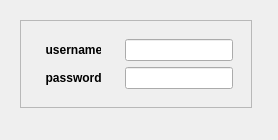
     <widget class="QWidget" name="tab_cms">
      <attribute name="title">
       <string>Cisco Meeting Server</string>
      </attribute>
      <layout class="QVBoxLayout" name="verticalLayout_5">
       <item>
        <widget class="QWidget" name="widget_22" native="true">
         <property name="sizePolicy">
          <sizepolicy hsizetype="Preferred" vsizetype="Minimum">
           <horstretch>0</horstretch>
           <verstretch>0</verstretch>
          </sizepolicy>
         </property>
         <property name="maximumSize">
          <size>
           <width>16777215</width>
           <height>120</height>
          </size>
         </property>
         <layout class="QHBoxLayout" name="horizontalLayout_13">
          <item>
           <widget class="QFrame" name="frame">
            <property name="maximumSize">
             <size>
              <width>240</width>
              <height>16777215</height>
             </size>
            </property>
            <property name="frameShape">
             <enum>QFrame::StyledPanel</enum>
            </property>
            <property name="frameShadow">
             <enum>QFrame::Raised</enum>
            </property>
            <layout class="QHBoxLayout" name="horizontalLayout_15">
             <item>
              <widget class="QWidget" name="widget_28" native="true">
               <property name="maximumSize">
                <size>
                 <width>80</width>
                 <height>80</height>
                </size>
               </property>
               <layout class="QVBoxLayout" name="verticalLayout_21">
                <item>
                 <widget class="QLabel" name="label_username_tp_2">
                  <property name="minimumSize">
                   <size>
                    <width>0</width>
                    <height>0</height>
                   </size>
                  </property>
                  <property name="font">
                   <font>
                    <family>Segoe UI</family>
                    <pointsize>9</pointsize>
                    <weight>75</weight>
                    <bold>true</bold>
                   </font>
                  </property>
                  <property name="text">
                   <string>  username    </string>
                  </property>
                 </widget>
                </item>
                <item>
                 <widget class="QLabel" name="label_password_tp_2">
                  <property name="font">
                   <font>
                    <family>Segoe UI</family>
                    <pointsize>9</pointsize>
                    <weight>75</weight>
                    <bold>true</bold>
                   </font>
                  </property>
                  <property name="text">
                   <string>  password     </string>
                  </property>
                 </widget>
                </item>
               </layout>
              </widget>
             </item>
             <item>
              <widget class="QWidget" name="widget_29" native="true">
               <property name="maximumSize">
                <size>
                 <width>150</width>
                 <height>80</height>
                </size>
               </property>
               <layout class="QVBoxLayout" name="verticalLayout_22">
                <item>
                 <widget class="QLineEdit" name="lineEdit_username_tp_2">
                  <property name="sizePolicy">
                   <sizepolicy hsizetype="Minimum" vsizetype="Fixed">
                    <horstretch>0</horstretch>
                    <verstretch>0</verstretch>
                   </sizepolicy>
                  </property>
                  <property name="maximumSize">
                   <size>
                    <width>130</width>
                    <height>16777215</height>
                   </size>
                  </property>
                 </widget>
                </item>
                <item>
                 <widget class="QLineEdit" name="lineEdit_password_tp_2">
                  <property name="maximumSize">
                   <size>
                    <width>130</width>
                    <height>16777215</height>
                   </size>
                  </property>
                  <property name="echoMode">
                   <enum>QLineEdit::Password</enum>
                  </property>
                 </widget>
                </item>
               </layout>
              </widget>
             </item>
            </layout>
           </widget>
          </item>
          <item>
           <widget class="QWidget" name="widget_23" native="true"/>
          </item>
         </layout>
        </widget>
       </item>
       <item>
        <widget class="QWidget" name="widget_17" native="true">
         <property name="maximumSize">
          <size>
           <width>16777215</width>
           <height>50</height>
          </size>
         </property>
         <widget class="QPushButton" name="pushButton">
          <property name="geometry">
           <rect>
            <x>10</x>
            <y>10</y>
            <width>75</width>
            <height>23</height>
           </rect>
          </property>
          <property name="text">
           <string>Run</string>
          </property>
         </widget>
        </widget>
       </item>
       <item>
        <widget class="QWidget" name="widget_18" native="true"/>
       </item>
      </layout>
     </widget>
